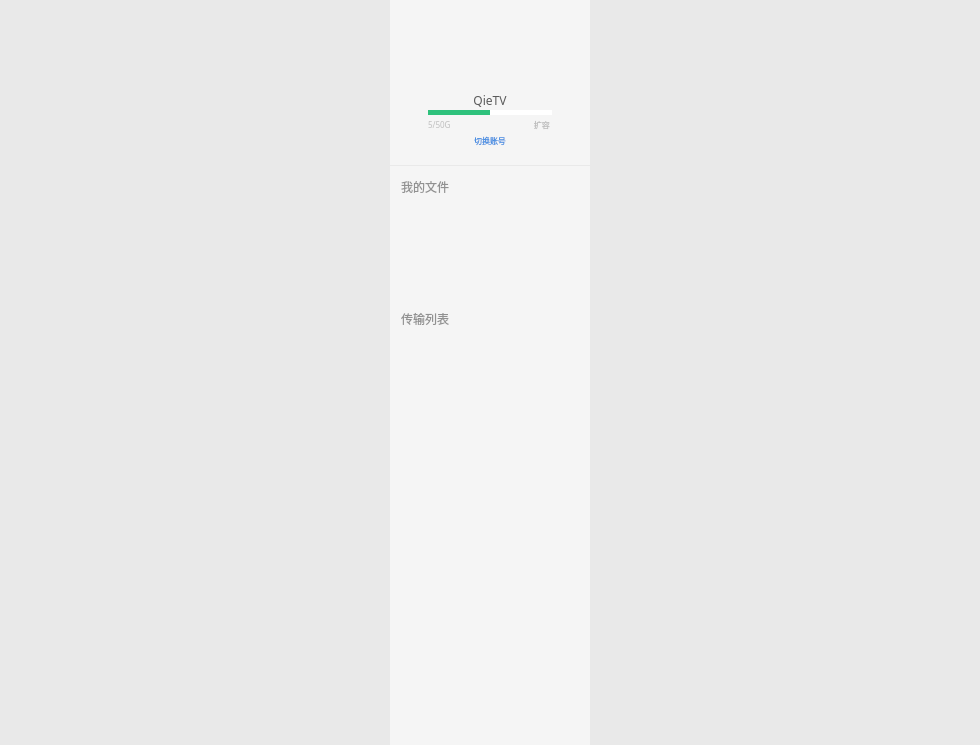
<?xml version="1.0" encoding="UTF-8"?>
<ui version="4.0">
 <class>MainWindow</class>
 <widget class="QMainWindow" name="MainWindow">
  <property name="geometry">
   <rect>
    <x>0</x>
    <y>0</y>
    <width>980</width>
    <height>745</height>
   </rect>
  </property>
  <property name="windowTitle">
   <string>QieTVCloud</string>
  </property>
  <property name="styleSheet">
   <string notr="true">background:#E9E9E9;</string>
  </property>
  <widget class="QWidget" name="centralWidget">
   <layout class="QVBoxLayout" name="verticalLayout_10">
    <property name="spacing">
     <number>0</number>
    </property>
    <property name="sizeConstraint">
     <enum>QLayout::SetDefaultConstraint</enum>
    </property>
    <property name="leftMargin">
     <number>0</number>
    </property>
    <property name="topMargin">
     <number>0</number>
    </property>
    <property name="rightMargin">
     <number>0</number>
    </property>
    <property name="bottomMargin">
     <number>0</number>
    </property>
    <item>
     <layout class="QGridLayout" name="MainLayout">
      <property name="sizeConstraint">
       <enum>QLayout::SetDefaultConstraint</enum>
      </property>
      <property name="spacing">
       <number>0</number>
      </property>
      <item row="0" column="0">
       <widget class="QWidget" name="widget" native="true">
        <property name="maximumSize">
         <size>
          <width>200</width>
          <height>16777215</height>
         </size>
        </property>
        <property name="styleSheet">
         <string notr="true">background: #F5F5F5;</string>
        </property>
        <layout class="QVBoxLayout" name="verticalLayout_14">
         <property name="spacing">
          <number>0</number>
         </property>
         <property name="sizeConstraint">
          <enum>QLayout::SetDefaultConstraint</enum>
         </property>
         <property name="leftMargin">
          <number>0</number>
         </property>
         <property name="topMargin">
          <number>0</number>
         </property>
         <property name="rightMargin">
          <number>0</number>
         </property>
         <property name="bottomMargin">
          <number>0</number>
         </property>
         <item>
          <layout class="QVBoxLayout" name="verticalLayout_13">
           <property name="spacing">
            <number>0</number>
           </property>
           <property name="sizeConstraint">
            <enum>QLayout::SetMaximumSize</enum>
           </property>
           <item>
            <widget class="QWidget" name="widget_5" native="true">
             <property name="minimumSize">
              <size>
               <width>0</width>
               <height>165</height>
              </size>
             </property>
             <property name="maximumSize">
              <size>
               <width>200</width>
               <height>165</height>
              </size>
             </property>
             <layout class="QHBoxLayout" name="horizontalLayout">
              <property name="spacing">
               <number>0</number>
              </property>
              <property name="leftMargin">
               <number>0</number>
              </property>
              <property name="topMargin">
               <number>0</number>
              </property>
              <property name="rightMargin">
               <number>0</number>
              </property>
              <property name="bottomMargin">
               <number>0</number>
              </property>
              <item>
               <layout class="QHBoxLayout" name="horizontalLayout_13">
                <property name="spacing">
                 <number>0</number>
                </property>
                <property name="rightMargin">
                 <number>1</number>
                </property>
                <item>
                 <widget class="QWidget" name="widget_17" native="true">
                  <property name="minimumSize">
                   <size>
                    <width>38</width>
                    <height>0</height>
                   </size>
                  </property>
                  <property name="maximumSize">
                   <size>
                    <width>38</width>
                    <height>16777215</height>
                   </size>
                  </property>
                  <property name="styleSheet">
                   <string notr="true">border:none</string>
                  </property>
                 </widget>
                </item>
                <item>
                 <widget class="QWidget" name="widget_18" native="true">
                  <property name="styleSheet">
                   <string notr="true">border:none;
background: #F5F5F5;</string>
                  </property>
                  <layout class="QVBoxLayout" name="verticalLayout_15">
                   <property name="spacing">
                    <number>0</number>
                   </property>
                   <property name="leftMargin">
                    <number>0</number>
                   </property>
                   <property name="topMargin">
                    <number>0</number>
                   </property>
                   <property name="rightMargin">
                    <number>0</number>
                   </property>
                   <property name="bottomMargin">
                    <number>0</number>
                   </property>
                   <item>
                    <layout class="QVBoxLayout" name="verticalLayout_16">
                     <property name="spacing">
                      <number>2</number>
                     </property>
                     <property name="bottomMargin">
                      <number>2</number>
                     </property>
                     <item>
                      <widget class="QLabel" name="icon">
                       <property name="maximumSize">
                        <size>
                         <width>16777215</width>
                         <height>75</height>
                        </size>
                       </property>
                       <property name="styleSheet">
                        <string notr="true">border:none</string>
                       </property>
                       <property name="text">
                        <string/>
                       </property>
                       <property name="alignment">
                        <set>Qt::AlignCenter</set>
                       </property>
                      </widget>
                     </item>
                     <item>
                      <widget class="QLabel" name="name">
                       <property name="maximumSize">
                        <size>
                         <width>16777215</width>
                         <height>15</height>
                        </size>
                       </property>
                       <property name="styleSheet">
                        <string notr="true">font-family: PingFangSC-Regular;
font-size: 12px;
color: #5A5A5A;
text-align: center;
border:none</string>
                       </property>
                       <property name="text">
                        <string>QieTV</string>
                       </property>
                       <property name="alignment">
                        <set>Qt::AlignCenter</set>
                       </property>
                      </widget>
                     </item>
                     <item>
                      <widget class="QProgressBar" name="progressBar">
                       <property name="maximumSize">
                        <size>
                         <width>16777215</width>
                         <height>5</height>
                        </size>
                       </property>
                       <property name="styleSheet">
                        <string notr="true">QProgressBar{
      border:none;
      background:#FFFFFF;
      border-radius:5px;
}
QProgressBar::chunk {
      background-color:#2EC17C;
      border-radius:5px;
}</string>
                       </property>
                       <property name="value">
                        <number>50</number>
                       </property>
                       <property name="textVisible">
                        <bool>false</bool>
                       </property>
                      </widget>
                     </item>
                     <item>
                      <widget class="QWidget" name="widget_19" native="true">
                       <property name="maximumSize">
                        <size>
                         <width>16777215</width>
                         <height>15</height>
                        </size>
                       </property>
                       <property name="styleSheet">
                        <string notr="true">border:none</string>
                       </property>
                       <layout class="QHBoxLayout" name="horizontalLayout_14">
                        <property name="spacing">
                         <number>0</number>
                        </property>
                        <property name="leftMargin">
                         <number>0</number>
                        </property>
                        <property name="topMargin">
                         <number>0</number>
                        </property>
                        <property name="rightMargin">
                         <number>0</number>
                        </property>
                        <property name="bottomMargin">
                         <number>0</number>
                        </property>
                        <item>
                         <layout class="QHBoxLayout" name="horizontalLayout_15">
                          <property name="spacing">
                           <number>0</number>
                          </property>
                          <item>
                           <widget class="QLabel" name="Capacity_3">
                            <property name="styleSheet">
                             <string notr="true">font-family: PingFangSC-Regular;
font-size: 8px;
color: #BFBFBF;
text-align: left;
border:none</string>
                            </property>
                            <property name="text">
                             <string>5/50G</string>
                            </property>
                           </widget>
                          </item>
                          <item>
                           <widget class="QPushButton" name="Expand_3">
                            <property name="styleSheet">
                             <string notr="true">font-family: PingFangSC-Regular;
font-size: 8px;
color: #BFBFBF;
text-align: right;
border:none</string>
                            </property>
                            <property name="text">
                             <string>扩容 </string>
                            </property>
                           </widget>
                          </item>
                         </layout>
                        </item>
                       </layout>
                      </widget>
                     </item>
                     <item>
                      <widget class="QPushButton" name="loginOut">
                       <property name="styleSheet">
                        <string notr="true">font-family: PingFangSC-Regular;
font-size: 8px;
color: #4A90E2;
text-align: center;
border:none</string>
                       </property>
                       <property name="text">
                        <string>切换账号</string>
                       </property>
                      </widget>
                     </item>
                    </layout>
                   </item>
                  </layout>
                 </widget>
                </item>
                <item>
                 <widget class="QWidget" name="widget_20" native="true">
                  <property name="minimumSize">
                   <size>
                    <width>37</width>
                    <height>0</height>
                   </size>
                  </property>
                  <property name="maximumSize">
                   <size>
                    <width>37</width>
                    <height>16777215</height>
                   </size>
                  </property>
                  <property name="styleSheet">
                   <string notr="true">border:none</string>
                  </property>
                 </widget>
                </item>
               </layout>
              </item>
             </layout>
            </widget>
           </item>
           <item>
            <widget class="QWidget" name="widget_3" native="true">
             <property name="minimumSize">
              <size>
               <width>0</width>
               <height>1</height>
              </size>
             </property>
             <property name="maximumSize">
              <size>
               <width>16777215</width>
               <height>1</height>
              </size>
             </property>
             <property name="styleSheet">
              <string notr="true">background:#E9E9E9;</string>
             </property>
            </widget>
           </item>
           <item>
            <widget class="QWidget" name="widget_6" native="true">
             <property name="styleSheet">
              <string notr="true">border:none;</string>
             </property>
             <layout class="QVBoxLayout" name="verticalLayout_22">
              <item>
               <layout class="QVBoxLayout" name="verticalLayout_17">
                <item>
                 <widget class="QLabel" name="label_6">
                  <property name="minimumSize">
                   <size>
                    <width>0</width>
                    <height>20</height>
                   </size>
                  </property>
                  <property name="maximumSize">
                   <size>
                    <width>16777215</width>
                    <height>20</height>
                   </size>
                  </property>
                  <property name="styleSheet">
                   <string notr="true">border:none;
font-family: PingFangSC-Regular;
font-size: 12px;
color: #919191;
text-align: left;</string>
                  </property>
                  <property name="text">
                   <string>我的文件</string>
                  </property>
                 </widget>
                </item>
                <item>
                 <widget class="QWidget" name="widget_21" native="true">
                  <property name="maximumSize">
                   <size>
                    <width>16777215</width>
                    <height>100</height>
                   </size>
                  </property>
                  <property name="styleSheet">
                   <string notr="true">border:none;</string>
                  </property>
                  <layout class="QVBoxLayout" name="verticalLayout_18">
                   <property name="spacing">
                    <number>0</number>
                   </property>
                   <property name="leftMargin">
                    <number>0</number>
                   </property>
                   <property name="topMargin">
                    <number>0</number>
                   </property>
                   <property name="rightMargin">
                    <number>0</number>
                   </property>
                   <property name="bottomMargin">
                    <number>0</number>
                   </property>
                   <item>
                    <layout class="QVBoxLayout" name="verticalLayout_19">
                     <property name="spacing">
                      <number>0</number>
                     </property>
                     <item>
                      <widget class="QListWidget" name="myFiles">
                       <property name="maximumSize">
                        <size>
                         <width>16777215</width>
                         <height>16777215</height>
                        </size>
                       </property>
                       <property name="styleSheet">
                        <string notr="true">QListWidget{
	border:none;
	font-family: PingFangSC-Regular;
	font-size: 12px;
	color: #5A5A5A;
	text-align: left; 
	outline:0px;
}
QListWidget::Item{
	padding-top:5px;
	padding-bottom:4px;
	border:none;
}
QListWidget::item:selected{
	background:#E9E9E9; 
	border:none;
	font-family: PingFangSC-Regular;
	font-size: 12px;
	color: #5A5A5A;
	text-align: left;
}
</string>
                       </property>
                      </widget>
                     </item>
                    </layout>
                   </item>
                  </layout>
                 </widget>
                </item>
                <item>
                 <widget class="QLabel" name="label_7">
                  <property name="minimumSize">
                   <size>
                    <width>0</width>
                    <height>20</height>
                   </size>
                  </property>
                  <property name="maximumSize">
                   <size>
                    <width>16777215</width>
                    <height>20</height>
                   </size>
                  </property>
                  <property name="styleSheet">
                   <string notr="true">border:none;
font-family: PingFangSC-Regular;
font-size: 12px;
color: #919191;
text-align: left;</string>
                  </property>
                  <property name="text">
                   <string>传输列表</string>
                  </property>
                 </widget>
                </item>
                <item>
                 <widget class="QWidget" name="widget_22" native="true">
                  <property name="maximumSize">
                   <size>
                    <width>16777215</width>
                    <height>150</height>
                   </size>
                  </property>
                  <property name="styleSheet">
                   <string notr="true">border:none;</string>
                  </property>
                  <layout class="QVBoxLayout" name="verticalLayout_20">
                   <property name="spacing">
                    <number>0</number>
                   </property>
                   <property name="leftMargin">
                    <number>0</number>
                   </property>
                   <property name="topMargin">
                    <number>0</number>
                   </property>
                   <property name="rightMargin">
                    <number>0</number>
                   </property>
                   <property name="bottomMargin">
                    <number>0</number>
                   </property>
                   <item>
                    <layout class="QVBoxLayout" name="verticalLayout_21">
                     <property name="spacing">
                      <number>0</number>
                     </property>
                     <item>
                      <widget class="QListWidget" name="myMit">
                       <property name="styleSheet">
                        <string notr="true">QListWidget{
	border:none;
	font-family: PingFangSC-Regular;
	font-size: 12px;
	color: #5A5A5A;
	text-align: left; 
	outline:0px;
}
QListWidget::Item{
	padding-top:5px;
	padding-bottom:4px;
	border:none;
}
QListWidget::item:selected{
	background:#E9E9E9; 
	border:none;
	font-family: PingFangSC-Regular;
	font-size: 12px;
	color: #5A5A5A;
	text-align: left;
}</string>
                       </property>
                      </widget>
                     </item>
                    </layout>
                   </item>
                  </layout>
                 </widget>
                </item>
                <item>
                 <widget class="QWidget" name="widget_23" native="true">
                  <property name="styleSheet">
                   <string notr="true">border:none;</string>
                  </property>
                 </widget>
                </item>
               </layout>
              </item>
             </layout>
            </widget>
           </item>
          </layout>
         </item>
        </layout>
       </widget>
      </item>
     </layout>
    </item>
   </layout>
  </widget>
 </widget>
 <layoutdefault spacing="6" margin="11"/>
 <resources/>
 <connections/>
</ui>
